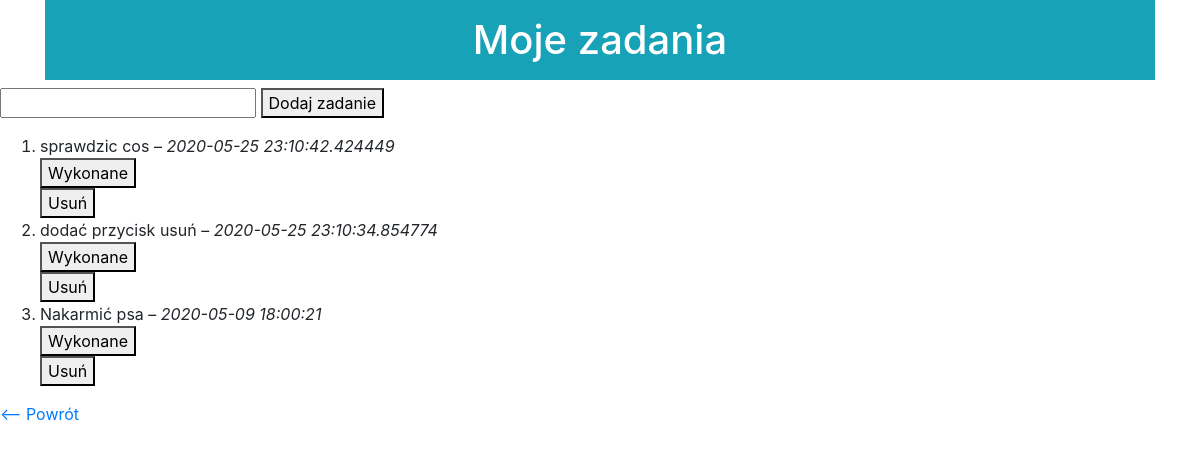
The app's page /zadania with its own data.
### tables this page shows
CREATE TABLE zadania (
    id integer primary key autoincrement, -- unikalny indentyfikator
    zadanie text not null, -- opis zadania do wykonania
    zrobione boolean not null, -- informacja czy zadania zostalo juz wykonane
    data_pub datetime not null -- data dodania zadania
);

### todo.py (the view, shortened to what this page needs)
@app.route('/zadania', methods=['GET', 'POST'])
def zadania():
    error = None
    db = get_db()
    kursor = db.execute('SELECT * FROM zadania ORDER BY data_pub DESC;')
    zadania = kursor.fetchall()
    return render_template('zadania_lista.html', zadania=zadania, error=error)

### todo.py (called while the page is built)
def get_db():
    if not g.get('db'):  # jeżeli brak połączenia, to je tworzymy
        con = sqlite3.connect(app.config['DATABASE'])
        con.row_factory = sqlite3.Row
        g.db = con  # zapisujemy połączenie w kontekście aplikacji
    return g.db  # zwracamy połączenie z bazą

### templates/zadania_lista.html (shortened to what this page needs)
<!DOCTYPE html>
<html lang="pl">
  <head>
    <link rel="stylesheet" href="https://maxcdn.bootstrapcdn.com/bootstrap/4.3.1/css/bootstrap.min.css">
    <header>
      <div class="container text-center">
        <h1 class="bg-info text-white p-3">Moje zadania<br>
        </h1>
      </div>
    </header>
  <body>
    <form class="add-form" method="POST" action="{{ url_for('zadania') }}">
      <input name="zadanie" value=""/>
      <button type="submit">Dodaj zadanie</button>
    </form>
     <ol>
      {% for zadanie in zadania %}
        <li>
          {% if zadanie.zrobione %}
            <span class="done">{{ zadanie.zadanie }} – <em>{{ zadanie.data_pub }}</em></span>
          {% else %}
            {{ zadanie.zadanie }} – <em>{{ zadanie.data_pub }}</em>
          {% endif %}
          {% if not zadanie.zrobione %}
            <form method="POST" action="{{ url_for('zrobione') }}">
              <button type="submit">Wykonane</button>
            </form>
          {% endif %}<form method="POST" action="{{ url_for('usun') }}">
              <button type="submit" >Usuń</button>
            </form>
        </li>
      {% endfor %}
    </ol>
    <p><a href="{{ url_for('index') }}"> <-- Powrót </a></p>
  </body>
</html>

### records on screen
zadania: zadanie "sprawdzic cos", data_pub "2020-05-25 23:10:42.424449"
zadania: zadanie "dodać przycisk usuń", data_pub "2020-05-25 23:10:34.854774"
zadania: zadanie "Nakarmić psa", data_pub "2020-05-09 18:00:21"
